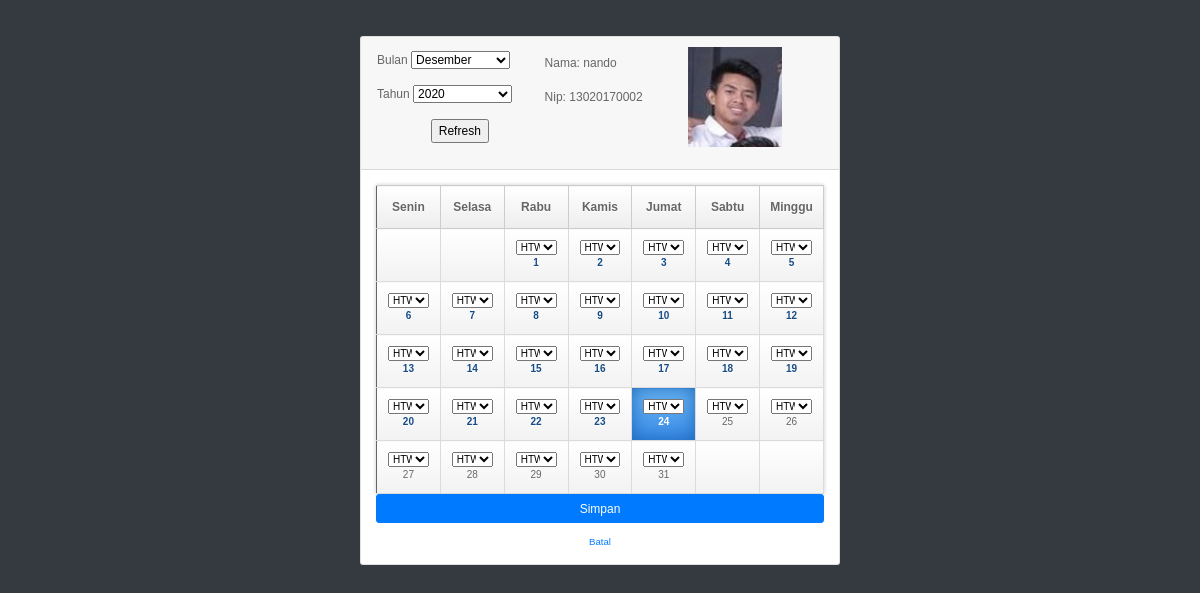
The page /absen.php?id_kyn=13020170002&bulan=12&tahun=2020 (signed in) on the database its author committed.
### tables this page shows
CREATE TABLE `karyawan` (
  `id_kyn` varchar(20) NOT NULL,
  `nama_kyn` varchar(30) NOT NULL,
  `tgl_lahir` date NOT NULL,
  `jabatan` varchar(50) NOT NULL,
  `alamat` text NOT NULL,
  `no_tlp` varchar(15) NOT NULL,
  `status` varchar(20) NOT NULL,
  `foto` varchar(255) NOT NULL DEFAULT 'default.svg',
  `gender` enum('Laki-laki','Perempuan') DEFAULT NULL
);

### absen.php (the view, shortened to what this page needs)
<?php
$bulan =$_GET['bulan'];
$tahun =$_GET['tahun'];
$id_kyn=$_GET['id_kyn'];
require_once("config.php");
    $sql="select * from karyawan where id_kyn= $id_kyn";
    $hasil=mysqli_query($conn, $sql);
function draw_calendar($month,$year){
	$calendar = '<table cellpadding="0" cellspacing="0" class="calendar">';
	$headings = array('Senin','Selasa','Rabu','Kamis','Jumat','Sabtu','Minggu');
	$calendar.= '<tr class="calendar-row"><td class="calendar-day-head">'.implode('</td><td class="calendar-day-head">',$headings).'</td></tr>';
	$running_day = date('w',mktime(0,0,0,$month,1,$year));
	$days_in_month = date('t',mktime(0,0,0,$month,1,$year));
	$days_in_this_week = 1;
	$day_counter = 0;
	$calendar.= '<tr class="calendar-row">';
	for($x = 0; $x < $running_day; $x++):
		$calendar.= '<td class="calendar-day-np">&nbsp;</td>';
		$days_in_this_week++;
	endfor;
	for($list_day = 1; $list_day <= $days_in_month; $list_day++):
		if($list_day==date('d') && $month==date('n'))
		{
			$currentday='currentday';
		}else
		{
			$currentday='';
		}
		$calendar.= '<td class="calendar-day '.$currentday.'">';
			if($list_day<date('d') && $month==date('n'))
			{
				$showtoday='<strong class="overday">'.$list_day.'</strong>';
			}else
			{
				$showtoday=$list_day;
			}
			$calendar.= '<div class="day-number" style="font-size: 10px;">
			          <select name="tgl['.$list_day.']" id="jabatan" style="width: 100%;">
                  <option value="HTW">HTW</option>
                  <option value="TM ">TM </option>
                  <option value="PSW">PSW</option>
                  <option value="TK ">TK </option>
                </select>
      '.$showtoday.'</div>';
		$calendar.= '</td>';
		if($running_day == 6):
			$calendar.= '</tr>';
			if(($day_counter+1) != $days_in_month):
				$calendar.= '<tr class="calendar-row">';
			endif;
			$running_day = -1;
			$days_in_this_week = 0;
		endif;
		$days_in_this_week++; $running_day++; $day_counter++;
	endfor;
	if($days_in_this_week < 8):
		for($x = 1; $x <= (8 - $days_in_this_week); $x++):
			$calendar.= '<td class="calendar-day-np">&nbsp;</td>';
		endfor;
	endif;
	$calendar.= '</tr>';
	$calendar.= '</table>';
	return $calendar;
}
?>
<!DOCTYPE html>
<html lang="en">
<head>
  <link href="vendor/bootstrap/css/bootstrap.min.css" rel="stylesheet">
  <link href="vendor/font-awesome/css/font-awesome.min.css" rel="stylesheet" type="text/css">
  <link href="css/sb-admin.css" rel="stylesheet">
</head>
<body class="bg-dark">
  <div class="container">
    <div class="card card-register mx-auto mt-5">
      <div class="card-header">
        <div class="form-group">
          <form action="#">
          <table border="0" width="100%">
            <tr>
              <td>
                <label>Bulan</label>
                <select name="bulan" id="bulan" style="width: 60%;">
                <?php
                  for ($a=1; $a <=12 ; $a++) {
                    if($a==$bulan){
                      ?><option selected value="<?php echo $a; ?>"><?php
                        if($a==1){echo"Januari";}
                        else if($a==2){echo"Februari";}else if($a==3){echo"Maret";}else if($a==4){echo"April";}else if($a==5){echo"Mei";}else if($a==6){echo"Juni";}
                        else if($a==7){echo"Juli";}else if($a==8){echo"Agustus";}else if($a==9){echo"September";}else if($a==10){echo"Oktober";}else if($a==11){echo"November";}else if($a==12){echo"Desember";}
                      ?></option><?php
                    }
                  }
                ?>
                </select>
              </td>
              <?php while($row=mysqli_fetch_array($hasil)) { ?>
              <td >
                 <?php echo "Nama: ".$row['nama_kyn']; ?>
              </td>
							<td rowspan="3"><img height='100 %' src="images/<?php echo $row['foto']; ?>" border="0"/>
              </td>
            </tr>
            <tr>
              <td>
                <label>Tahun</label>
                <select name="tahun" id="" style="width: 60%; ">
                  <?php $y=$tahun+5;
                 for ($x=$tahun-5; $x <$y ; $x++) {
                      if($x==$tahun){
                        ?><option selected value="<?php echo $x; ?>"><?php echo $x; ?></option><?php
                      }else{
                        ?><option value="<?php echo $x; ?>"><?php echo $x; ?></option><?php
                      }
                    }
                  ?>
                </select>
              </td>
              <td>
                <?php echo "Nip: ".$row['id_kyn']; ?>
              </td>
            </tr>
            <?php } ?>
            <tr>
              <td><center><input type="submit" name="benar" value="Refresh"></center></td>
            </tr>
          </table>
          </form>
        </div>
      </div>
      <div class="card-body">
        <form method="GET" action="reg_proses.php">
          <?php echo draw_calendar($bulan,$tahun);?>
          <button type="submit" class="btn btn-primary btn-block" name="simpan">Simpan</button>
        </form>
        <div class="text-center">
          <a class="d-block small mt-3" href="absen_pegawai.php">Batal</a>
        </div>
      </div>
    </div>
  </div>
</body>
</html>

### css/sb-admin.css (style rules this page uses)
html { position: relative; min-height: 100%; }
body { overflow-x: hidden; }
.card-register { max-width: 40rem; }

### absen.php (style rules this page uses)
html,body,form { margin:0px; padding:0px; font-family:Ebrima, Arial, Helvetica, sans-serif; font-size:12px; color:#666; empty-cells:hide; }
table.calendar { border-style: solid; border-width: 1px; border-width:1px; border-color:#666; -moz-box-shadow:0px 0px 4px #CCCCCC; -webkit-box-shadow:0px 0px 4px #CCCCCC; box-shadow:0px 0px 4px #CCCCCC; }
td.calendar-day { min-height:80px; position:relative; }
td.calendar-day-np { background:#eee; min-height:80px; }
td.calendar-day-head { font-weight:bold; text-shadow:0px 1px 0px #FFF;color:#666; text-align:center; width:64px; padding:12px 6px; border-bottom:1px solid #CCC; border-top:1px solid #CCC; border-right:1px solid #CCC; background: #ffffff; background: -moz-linear-gradient(top, #ffffff 0%, #ededed 100%); background: -webkit-gradient(linear, left top, left bottom, color-stop(0%,#ffffff), color-stop(100%,#ededed)); background: -webkit-linear-gradient(top, #ffffff 0%,#ededed 100%); background: -o-linear-gradient(top, #ffffff 0%,#ededed 100%); background: -ms-linear-gradient(top, #ffffff 0%,#ededed 100%); background: linear-gradient(to bottom, #ffffff 0%,#ededed 100%); filter: progid:DXImageTransform.Microsoft.gradient( startColorstr='#ffffff', endColorstr='#ededed',GradientType=0 ); }
div.day-number { padding:6px; text-align:center; }
td.calendar-day, td.calendar-day-np { padding:5px; border-bottom:1px solid #DBDBDB; border-right:1px solid #DBDBDB; font-size:14px;background: #ffffff; background: -moz-linear-gradient(top, #ffffff 0%, #f2f2f2 100%); background: -webkit-gradient(linear, left top, left bottom, color-stop(0%,#ffffff), color-stop(100%,#f2f2f2)); background: -webkit-linear-gradient(top, #ffffff 0%,#f2f2f2 100%); background: -o-linear-gradient(top, #ffffff 0%,#f2f2f2 100%); background: -ms-linear-gradient(top, #ffffff 0%,#f2f2f2 100%); background: linear-gradient(to bottom, #ffffff 0%,#f2f2f2 100%); filter: progid:DXImageTransform.Microsoft.gradient( startColorstr='#ffffff', endColorstr='#f2f2f2',GradientType=0 ); }
.overday { color:#164b87; text-shadow:0px 1px 0px #FFF; }
.currentday { background: #6cb7f3 !important; background: -moz-linear-gradient(top, #6cb7f3 0%, #388be8 100%) !important; background: -webkit-gradient(linear, left top, left bottom, color-stop(0%,#6cb7f3), color-stop(100%,#388be8)) !important; background: -webkit-linear-gradient(top, #6cb7f3 0%,#388be8 100%) !important; background: -o-linear-gradient(top, #6cb7f3 0%,#388be8 100%) !important; background: -ms-linear-gradient(top, #6cb7f3 0%,#388be8 100%) !important; background: linear-gradient(to bottom, #6cb7f3 0%,#388be8 100%) !important; filter: progid:DXImageTransform.Microsoft.gradient( startColorstr='#6cb7f3', endColorstr='#388be8',GradientType=0 ) !important; color:#FFF !important; font-weight:bold; -moz-box-shadow:0px 0px 18px #1F68BA inset; -webkit-box-shadow:0px 0px 18px #1F68BA inset; box-shadow:0px 0px 18px #1F68BA inset; }

### rows shown on the page
karyawan: nama_kyn "nando", foto (picture), id_kyn "13020170002"

### other values the page prints
implode('</td><td class="calendar-day-head">',$headings) "Senin Selasa Rabu Kamis Jumat Sabtu Minggu"
$showtoday "24"
$showtoday "25"
$showtoday "26"
$showtoday "27"
$showtoday "28"
$showtoday "29"
$showtoday "30"
$showtoday "31"
form field tahun "2020"
